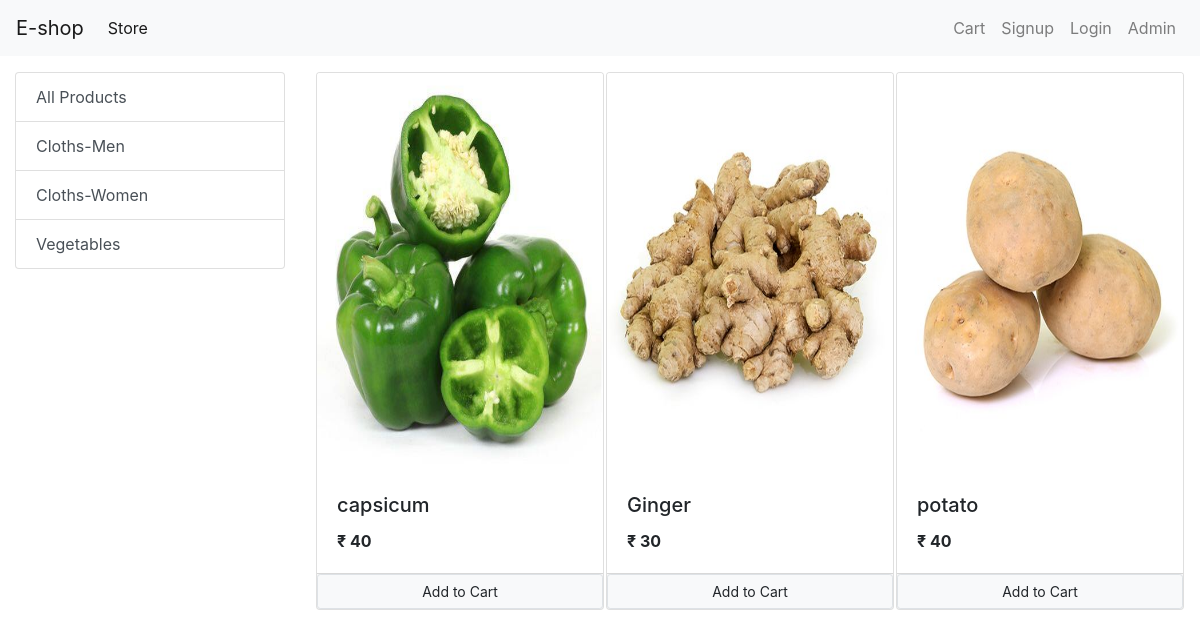
Screenshot of /?category=3 with the database file from the repository.
### store/models/category.py (models this page shows, shortened)
class Category(models.Model):
    name=models.CharField(max_length=50)
    @staticmethod
    def get_all_categories():
        return Category.objects.all()

### store/models/product.py (models this page shows, shortened)
class Product(models.Model):
    name=models.CharField(max_length=50)
    price=models.IntegerField(default=0)
    category=models.ForeignKey(Category,on_delete=models.CASCADE,default=1)
    description=models.CharField(max_length=200,default='')
    image=models.ImageField(upload_to='uploads/products/')
    @staticmethod
    def get_all_products_by_categoryid(category_id):
        if category_id:
            return Product.objects.filter(category=category_id)
        else:
            return Product.get_all_products();

### store/views/home.py (the view, shortened to what this page needs)
# urls.py: path('',Index.as_view(),name='homepage'),
class Index(View):
    def get(self,request):
        cart=request.session.get('cart')
        if not cart:
            request.session['cart']={}
        categories=Category.get_all_categories()
        products=None
        categoryID=request.GET.get('category')
        if categoryID:
            products=Product.get_all_products_by_categoryid(categoryID)
        else:
            products=Product.get_all_products()
        data={}
        data['products']=products
        data['categories']=categories
        print('you are:' , request.session.get('email'))
        return render(request,'index.html',data)

### store/templatetags/cart.py (called while the page is built)
@register.filter(name='is_in_cart')
def is_in_cart(product,cart):
    keys=cart.keys()
    for id in keys:
        if int(id)==product.id:
            return True
    return False;

### store/templates/index.html (shortened to what this page needs)
{% extends 'base.html' %}
  {% block content %}
  {% load cart %}
  <div class="container-fluid mt-3">
        <div class="row">
          <div class="col-lg-3 mx-auto">
            <div class="list-group">
              <a href="/" class="list-group-item list-group-item-action ">All Products</a>
             {% for category in categories %}
              <a href="/?category={{category.id}}" class="list-group-item list-group-item-action ">{{category.name}}</a>
             {% endfor %}
            </div>
          </div>
          <div id="products" class="col-lg-9 mx-auto">
            <div class="row mx-auto">
              {% for product in products %}
              <div id='{{product.id}}' class="card mx-auto mb-3" style="width: 18rem;">
                    <img height="400px" src=" {{product.image.url}}" class="card-img-top" alt="...">
                  <div class="card-body">
                    <h5 class="card-title">{{product.name}}</h5>
                    <p class="card-text"><b>&#8377; {{product.price}}</b></p>
                  </div>
                  <div class="card-footer no-gutters p-0">
                    {% if product|is_in_cart:request.session.cart %}
                    <div class="row no-gutters">
                      <form action="/#{{product.id}}" method="post" class="col-2">
                        {% csrf_token %}
                        <input hidden type="text" name='product' value='{{product.id}}'>
                        <input hidden type="text" name='remove' value='True'>
                        <input type="submit" value=" - " class=" btn btn-block btn-light border-left" >
                      </form>
                      <div class="text-center col">{{product|cart_quantity:request.session.cart}} in Cart</div>
                      <form action="/#{{product.id}}" method="post" class="col-2">
                        {% csrf_token %}
                        <input hidden type="text" name='product' value='{{product.id}}'>
                        <input type="submit" value=" + " class=" btn btn-block btn-light border-left" >
                      </form>
                    </div>
                    {% else %}
                  <form action="/#{{product.id}}" method="POST" class="btn-block">
                    <input type="submit" class="float-right btn btn-light btn-block border btn-sm form-control" value="Add to Cart">
                  </form>
                  {% endif %}
                  </div>
                </div>
                {% endfor %}
              </div>
          </div>
        </div>
    </div>
   {% endblock %}

### rows the page displays
Category: name "Cloths-Men"
Category: name "Cloths-Women"
Category: name "Vegetables"
Product: image (picture), name "capsicum", price "40"
Product: image (picture), name "Ginger", price "30"
Product: image (picture), name "potato", price "40"
